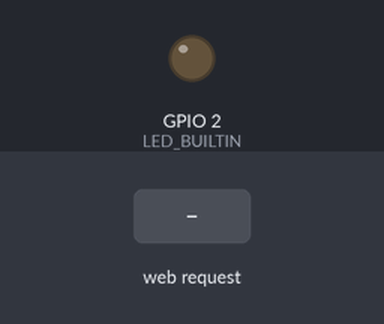
This sketch was run on a simulated ESP32. On the bench: output pins drawn as LEDs (lit = HIGH). The test bench sets the inputs (shaded band). WiFi joins after 1.5 s; servers stay silent unless stated; what the sketch prints to the serial monitor is not drawn.

Above: at 2.7 s.
2.8 s: HTTP request GET /led/on received
At 3.2 s:
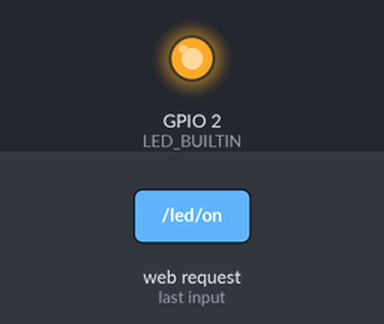
4.3 s: HTTP request GET /led/off received
At 5.5 s:
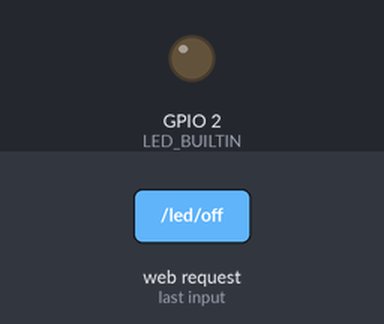
Timing chart, 0 to 7.3 s (numbered marks = the images above; inputs shaded):
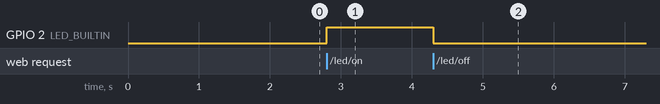

The sketch:

webpage-coordinator.ino
```cpp
#include <WiFi.h>
#include <WebServer.h>

const char* ssid = "ecopeace";
const char* password = "ecopeace123";

WebServer server(80);

void handleLEDOn() {
  digitalWrite(LED_BUILTIN, HIGH); // Turn the LED on
  server.send(200, "text/html", "<html><body><h1>LED is ON</h1></body></html>");
}

void handleLEDOff() {
  digitalWrite(LED_BUILTIN, LOW); // Turn the LED off
  server.send(200, "text/html", "<html><body><h1>LED is OFF</h1></body></html>");
}

void setup() {
  Serial.begin(115200);
  pinMode(LED_BUILTIN, OUTPUT);
  digitalWrite(LED_BUILTIN, LOW); // Ensure LED is off initially

  // Connect to Wi-Fi
  WiFi.begin(ssid, password);
  while (WiFi.status() != WL_CONNECTED) {
    delay(500);
    Serial.print(".");
  }
  Serial.println("Connected to Wi-Fi");

  // Handle requests
  server.on("/led/on", HTTP_GET, handleLEDOn);
  server.on("/led/off", HTTP_GET, handleLEDOff);

  server.begin();
}

void loop() {
  server.handleClient(); // Handle incoming client requests
}
```

Measured:
- after the input at 2.8 s, GPIO 2 (LED_BUILTIN): LOW → HIGH at once
- after the input at 4.3 s, GPIO 2 (LED_BUILTIN): HIGH → LOW at once
